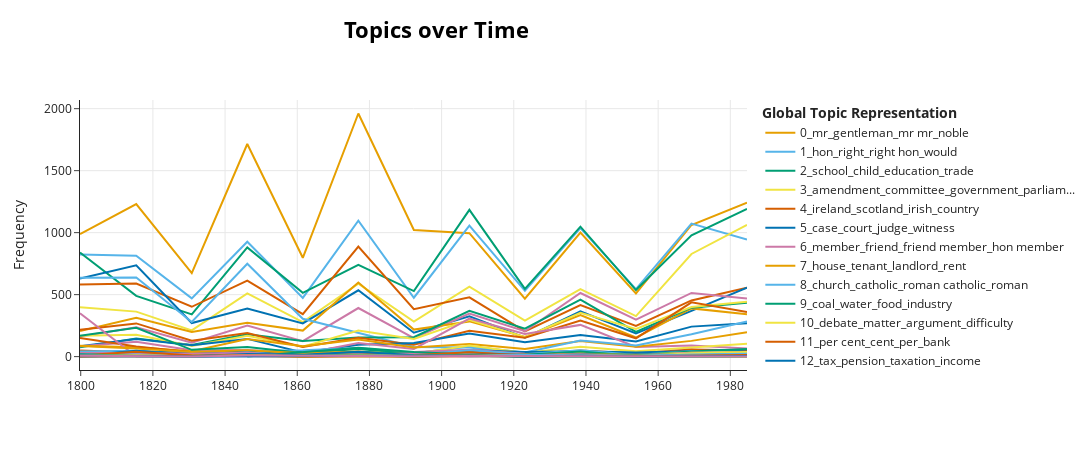

The notebook cell this image was saved under:
### Code cell
#topic_model.visualize_topics_over_time(topics_over_time, top_n_topics=5)
topic_model.visualize_topics_over_time(topics_over_time)
